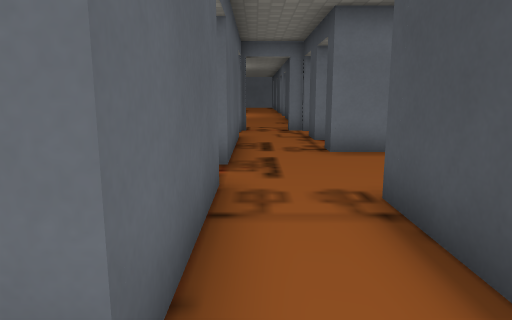
[1] (above)

24 first-person views from a walk through a level from a Godot 3-D game. The camera is 1.2 m above the floor, tilts 10° down and sees 70° across. Doors that lead somewhere are drawn open, without their leaves. The floor is counted in squares, 1 m on a side. Each view is taken from the middle of a square. On the plan, view 1 faces up. The plan holds only what a view shows up to about 15 squares ahead; the rest is blank. The place goes on beyond the plan. Some surface patterns are stand-ins.

[2]
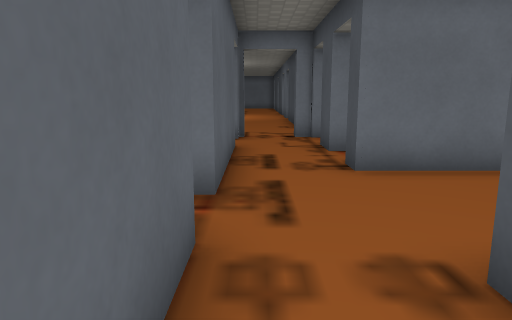

[3]
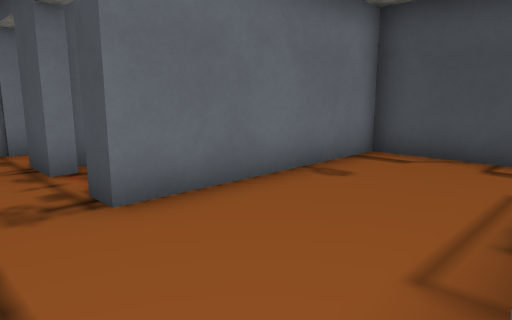

[4]
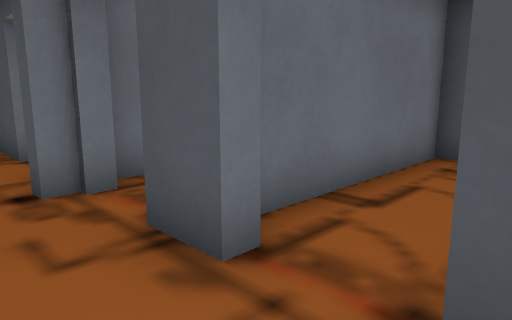

[5]
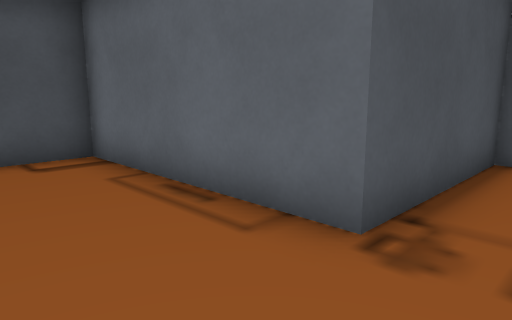

[6]
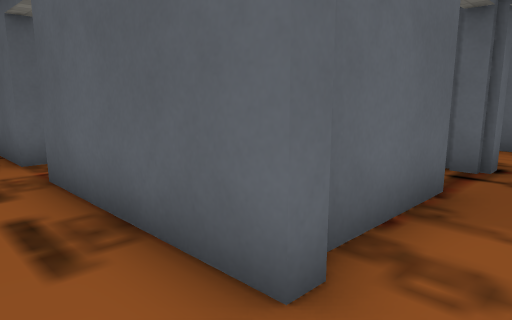

[7]
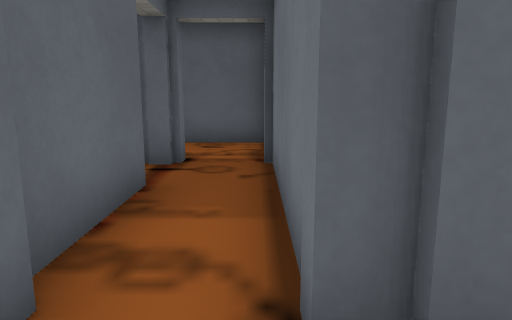

[8]
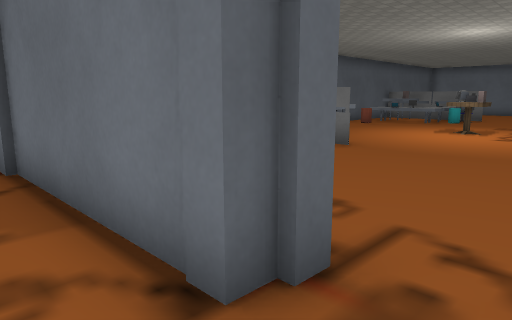

[9]
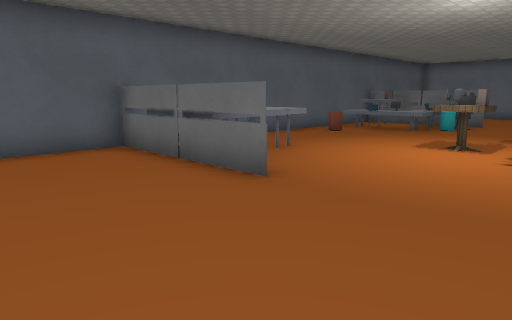

[10]
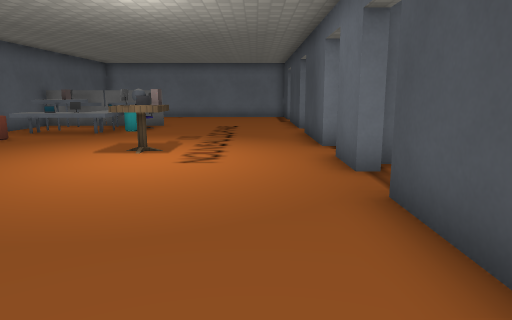

[11]
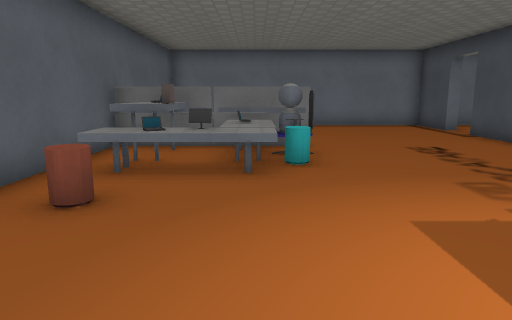

[12]
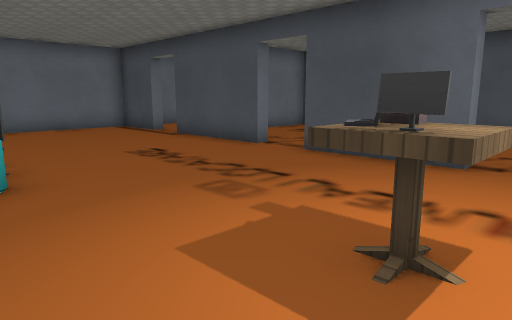

[13]
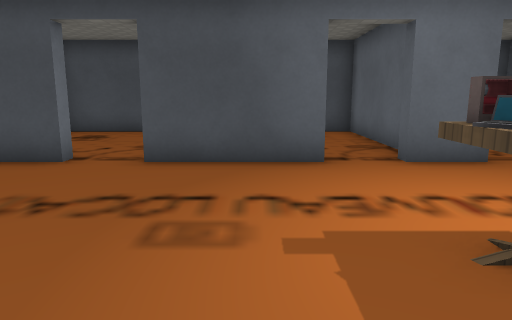

[14]
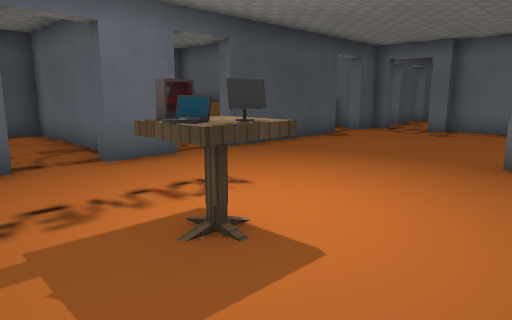

[15]
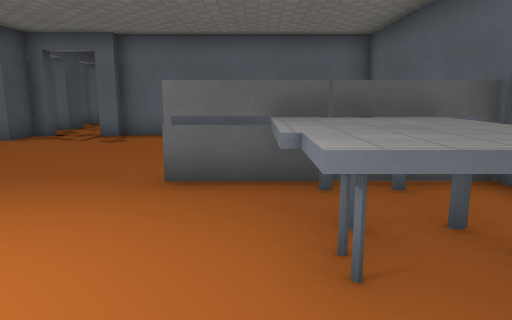

[16]
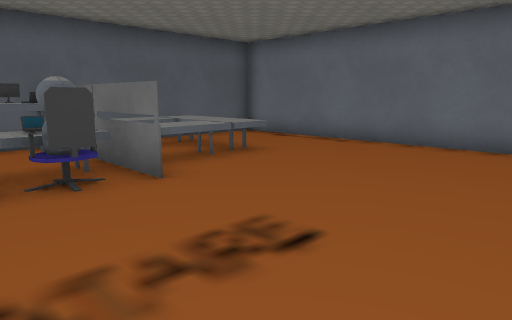

[17]
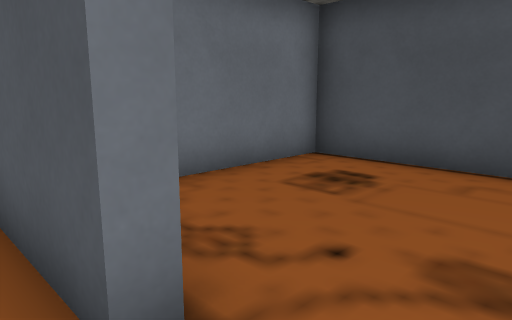

[18]
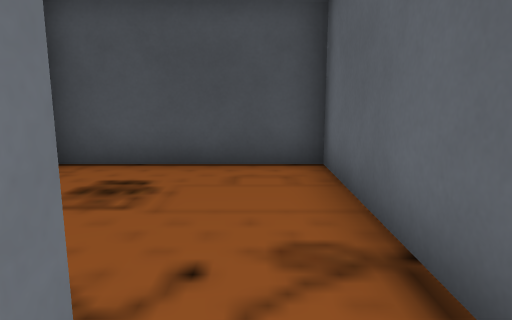

[19]
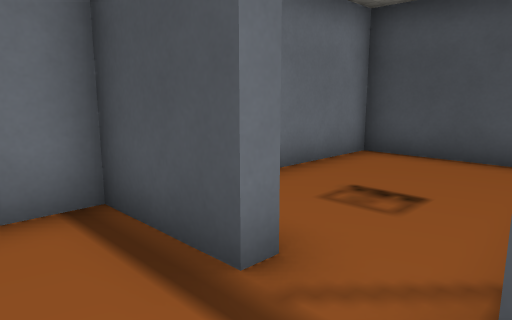

[20]
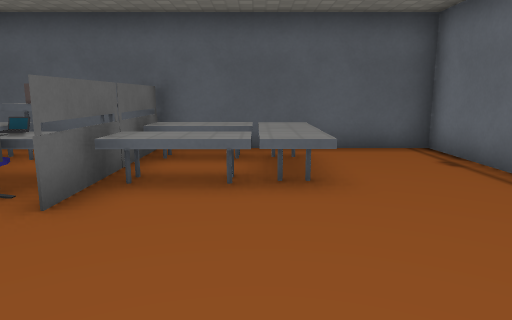

[21]
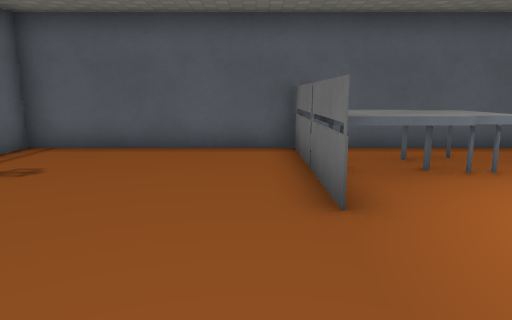

[22]
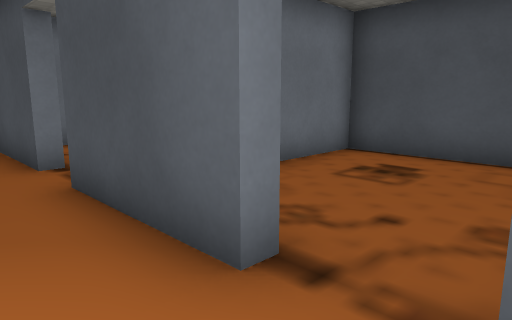

[23]
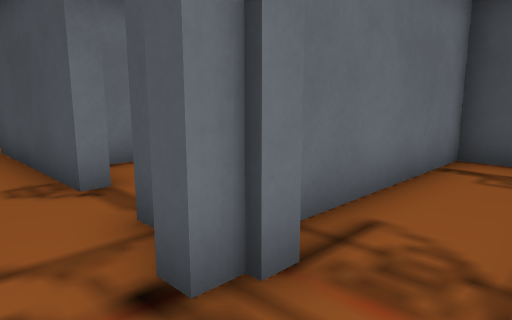

[24]
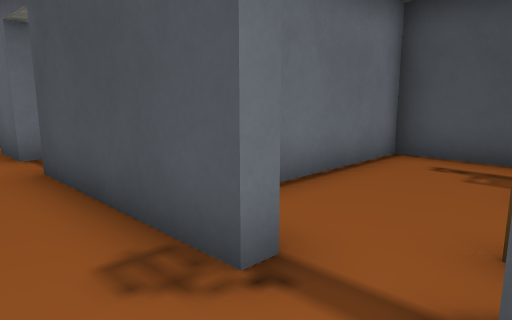

### Floor plan
Key: @ floor where view 1 was taken; # wall or solid block; . floor; D open door; ^ raised ledge; L laptop; T table; C chair; O other object.
Columns run from 9 left of view 1 to 8 right of it. Each row starts with its distance up from view 1.
 37 ##################
 36 #..........#.....#
 35 #..........#.....#
 34 #.^^^......D.....#
 33 #.^^^......#######
 32 #.^.^......#.....#
 31 ##^#^#.....#.....#
 30 #.O.LC.....#.....#
 29 #.^.^C.....D.....#
 28 #.L^^......D######
 27 #..........#.....#
 26 #.C........#.....#
 25 #..........#.....#
 24 #.....LT...D.....#
 23 #..........#######
 22 #.^^.......#
 21 #.^^^......D.
 20 #.^^^......#^
 19 ##^^##.....#
 18 #..........#######
 17 #..........#.....#
 16 #..........#.....#
 15 #..........D.....#
 14 #..........#^    #
 13 #########DD#######
 12 #..D.......D.....#
 11 #..D.......D######
 10 #..#DD###..D.....#
  9         #..D...  #
  8         #..#######
  7         #........#
  6         D........#
  5         D........#
  4         #..#######
  3         #..#
  2         #..#
  1           .#
  0          @.#
 -1           ##

Positions as (right, up) in squares from view 1, and headings:
1: (0, 0), facing up
2: (0, 2), facing up
3: (0, 4), facing up-right
4: (0, 8), facing up-right
5: (0, 7), facing down-right
6: (1, 12), facing down-left
7: (1, 12), facing left
8: (1, 11), facing up-left
9: (0, 15), facing up-left
10: (0, 16), facing up
11: (-5, 22), facing up
12: (-5, 23), facing up-right
13: (-5, 26), facing right
14: (-5, 26), facing down-right
15: (-5, 24), facing down
16: (1, 28), facing up-left
17: (1, 28), facing up-right
18: (1, 29), facing right
19: (0, 33), facing up-right
20: (0, 33), facing left
21: (0, 18), facing left
22: (0, 23), facing up-right
23: (0, 11), facing up-right
24: (0, 14), facing up-right
